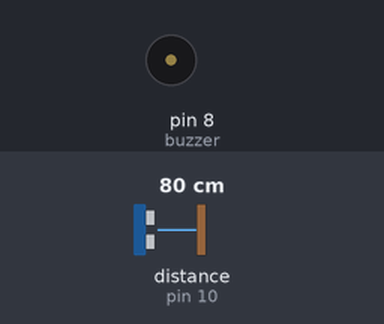
The sketch below on a simulated Arduino Uno, built with avr-gcc and run on an emulated ATmega328P. Shown: buzzer (waves = sounding). Wiring (inferred from the names in the program): ultrasonic range finder: trigger pin 9; echo pin 10. The test bench sets the inputs (shaded band); at power-on: distance to the obstacle (sensor on pin 10) 80 cm. The echo pulse lasts 58.3 µs per cm; what the sketch prints to the serial monitor is not drawn.

Above: at 1.2 s.
1.3 s: distance to the obstacle (sensor on pin 10) set to 24 cm
3.3 s: distance to the obstacle (sensor on pin 10) set to 19 cm
At 4.0 s:
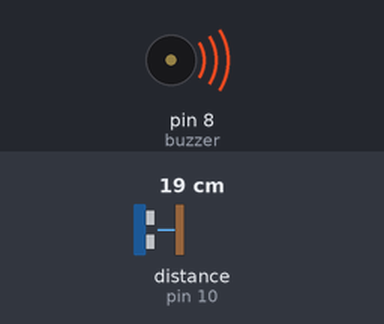
4.8 s: distance to the obstacle (sensor on pin 10) set to 120 cm
At 5.7 s:
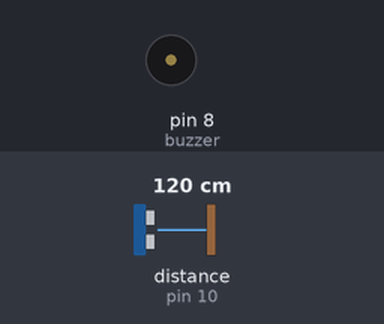
Timing chart, 0 to 7.8 s (numbered marks = the images above; inputs shaded):
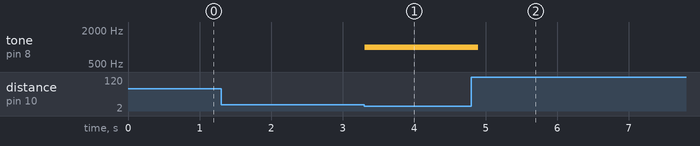

The sketch:

code.ino
```cpp
//initialise the pin numbers to the components
const int trigPin = 9;
 const int echoPin = 10;
 const int buzzer = 8;
 const int mot = 1;
 long duration;
 int distance;
 int safetyDistance;

void setup() {
 // declare the input and output pins
 pinMode(trigPin, OUTPUT);
 pinMode(echoPin, INPUT);
 pinMode(buzzer, OUTPUT);
 pinMode(mot, OUTPUT);
 Serial.begin(9600);
}
void loop() {
 // put your main code here, to run repeatedly:
 //check the signals from trig pin
 digitalWrite(trigPin, LOW); //off the trigpin for 2microseconds
 delayMicroseconds(2);
 digitalWrite(trigPin, HIGH); //on the trigpin for 2microseconds
 delayMicroseconds(2);
 digitalWrite(trigPin, LOW);
 duration = pulseIn(echoPin,HIGH); //get the duration
 distance=duration*0.034/2; //calculate distance
 safetyDistance = distance;
 if (safetyDistance <= 20){
 digitalWrite(buzzer,HIGH);
 tone(buzzer,1000,100);
 digitalWrite(mot,HIGH);
 }
 else{
 digitalWrite(buzzer, LOW);
 digitalWrite(mot, LOW);
 }
 Serial.print("Distance: ");
 Serial.print(distance);
}
```

Measured:
- the behaviour switches between 22 and 21 cm on distance to the obstacle (sensor on pin 10) (found by bisection; images 0 and 1)
- after the input at 1.3 s, every drawn part: stays the same
- after the input at 3.3 s, tone on pin 8 (buzzer): silent → 1000 Hz at once
- after the input at 4.8 s, tone on pin 8 (buzzer): 1000 Hz → silent after 0.09 s
